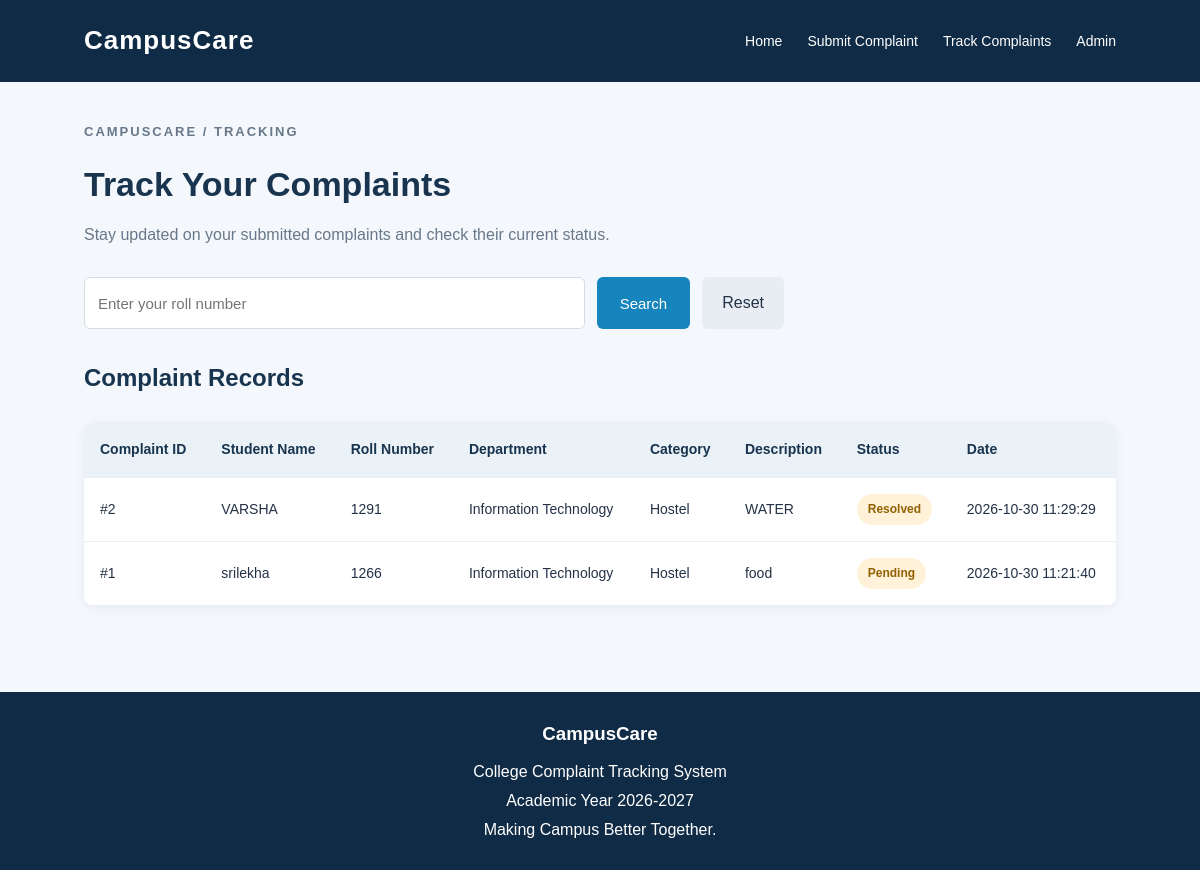
Page /track on the committed database.
### tables this page shows
CREATE TABLE complaints (
            id INTEGER PRIMARY KEY AUTOINCREMENT,
            student_name TEXT NOT NULL,
            roll_number TEXT NOT NULL,
            department TEXT NOT NULL,
            category TEXT NOT NULL,
            description TEXT NOT NULL,
            status TEXT DEFAULT 'Pending',
            created_at TIMESTAMP DEFAULT CURRENT_TIMESTAMP
        );

### app.py (the view)
@app.route("/track")
def track_complaints():
    search = request.args.get("search", "").strip()
    conn = get_db_connection()
    if search:
        complaints = conn.execute("""
            SELECT * FROM complaints
            WHERE roll_number LIKE ?
            ORDER BY id DESC
        """, (f"%{search}%",)).fetchall()
    else:
        complaints = conn.execute("""
            SELECT * FROM complaints
            ORDER BY id DESC
        """).fetchall()
    conn.close()
    return render_template(
        "track.html",
        complaints=complaints,
        search=search
    )

### app.py (called while the page is built)
def get_db_connection():
    conn = sqlite3.connect(DATABASE)
    conn.row_factory = sqlite3.Row
    return conn

### templates/track.html (shortened to what this page needs)
{% extends "base.html" %}
{% block content %}
<section class="page-heading">
    <p class="eyebrow">CAMPUSCARE / TRACKING</p>
    <h1>Track Your Complaints</h1>
    <p>
        Stay updated on your submitted complaints
        and check their current status.
    </p>
</section>
<form method="GET"
      action="{{ url_for('track_complaints') }}"
      class="search-form">
    <input
        type="text"
        name="search"
        placeholder="Enter your roll number"
        value="{{ search }}"
    >
    <button type="submit" class="btn">
        Search
    </button>
    <a href="{{ url_for('track_complaints') }}" class="reset-btn">
        Reset
    </a>
</form>
<section class="complaints-section">
    <h2>Complaint Records</h2>
    {% if complaints %}
    <div class="table-container">
        <table>
            <thead>
                <tr>
                    <th>Complaint ID</th>
                    <th>Student Name</th>
                    <th>Roll Number</th>
                    <th>Department</th>
                    <th>Category</th>
                    <th>Description</th>
                    <th>Status</th>
                    <th>Date</th>
                </tr>
            </thead>
            <tbody>
                {% for complaint in complaints %}
                <tr>
                    <td>#{{ complaint.id }}</td>
                    <td>{{ complaint.student_name }}</td>
                    <td>{{ complaint.roll_number }}</td>
                    <td>{{ complaint.department }}</td>
                    <td>{{ complaint.category }}</td>
                    <td>{{ complaint.description }}</td>
                    <td>
                        <span class="status">
                            {{ complaint.status }}
                        </span>
                    </td>
                    <td>{{ complaint.created_at }}</td>
                </tr>
                {% endfor %}
            </tbody>
        </table>
    </div>
    {% endif %}
</section>
{% endblock %}

### templates/base.html (shortened to what this page needs)
<!DOCTYPE html>
<html lang="en">
<head>
    <link rel="stylesheet"
          href="{{ url_for('static', filename='style.css') }}">
</head>
<body>
    <header class="navbar">
        <div class="logo">
            CampusCare
        </div>
        <nav>
    <a href="{{ url_for('home') }}">Home</a>
    <a href="{{ url_for('submit_complaint') }}">Submit Complaint</a>
    <a href="{{ url_for('track_complaints') }}">Track Complaints</a>
    <a href="{{ url_for('admin_dashboard') }}">Admin</a>
</nav>
    </header>
    <main class="container">
        {% block content %}
        {% endblock %}
    </main>
    <footer>
        <h3>CampusCare</h3>
        <p>College Complaint Tracking System</p>
        <p>Academic Year 2026-2027</p>
        <p>Making Campus Better Together.</p>
    </footer>
</body>
</html>

### static/style.css (style rules this page uses)
* { margin: 0; padding: 0; box-sizing: border-box; }
body { font-family: Arial, Helvetica, sans-serif; background-color: #f4f7fb; color: #243247; line-height: 1.6; }
.navbar { background-color: #102b46; color: white; padding: 20px 7%; display: flex; justify-content: space-between; align-items: center; flex-wrap: wrap; gap: 15px; }
.logo { font-size: 26px; font-weight: bold; letter-spacing: 1px; }
nav { display: flex; gap: 25px; flex-wrap: wrap; }
nav a { color: white; text-decoration: none; font-size: 14px; transition: 0.3s; }
.container { width: 86%; max-width: 1200px; margin: 40px auto; min-height: 65vh; }
.eyebrow { color: #80d3ed; font-size: 13px; margin-bottom: 15px; letter-spacing: 2px; font-weight: bold; }
.btn { display: inline-block; background-color: #1685bd; color: white; padding: 13px 23px; border: none; border-radius: 6px; text-decoration: none; cursor: pointer; font-size: 15px; transition: 0.3s; }
.reset-btn { background: #e7edf3; color: #243247; padding: 13px 20px; border-radius: 6px; text-decoration: none; }
h2 { margin: 25px 0; color: #18344e; }
.page-heading { margin-bottom: 30px; }
.page-heading h1 { font-size: 34px; margin-bottom: 10px; color: #18344e; }
.page-heading p { color: #68788a; }
.search-form { display: flex; gap: 12px; margin-bottom: 30px; max-width: 700px; }
.search-form input { flex: 1; padding: 13px; border: 1px solid #d5dce5; border-radius: 6px; font-size: 15px; min-width: 0; }
.table-container { overflow-x: auto; background-color: white; border-radius: 10px; box-shadow: 0 3px 12px #0000000d; }
table { width: 100%; border-collapse: collapse; min-width: 650px; }
th, td { padding: 16px; text-align: left; border-bottom: 1px solid #e7edf3; font-size: 14px; }
th { background-color: #eaf1f7; color: #18344e; }
.status { display: inline-block; background-color: #fff2d8; color: #936000; padding: 6px 11px; border-radius: 20px; font-size: 12px; font-weight: bold; }
footer { background-color: #102b46; color: white; text-align: center; padding: 25px; line-height: 1.8; margin-top: 50px; }
footer h3 { margin-bottom: 8px; }

### rows in the picture
complaints: id "2", student_name "VARSHA", roll_number "1291", department "Information Technology", category "Hostel", description "WATER", status "Resolved", created_at "2026-10-30 11:29:29"
complaints: id "1", student_name "srilekha", roll_number "1266", department "Information Technology", category "Hostel", description "food", status "Pending", created_at "2026-10-30 11:21:40"
